Frame 1 (no input): blank canvas, image omitted
Frame 60 (no input): blank canvas, image omitted
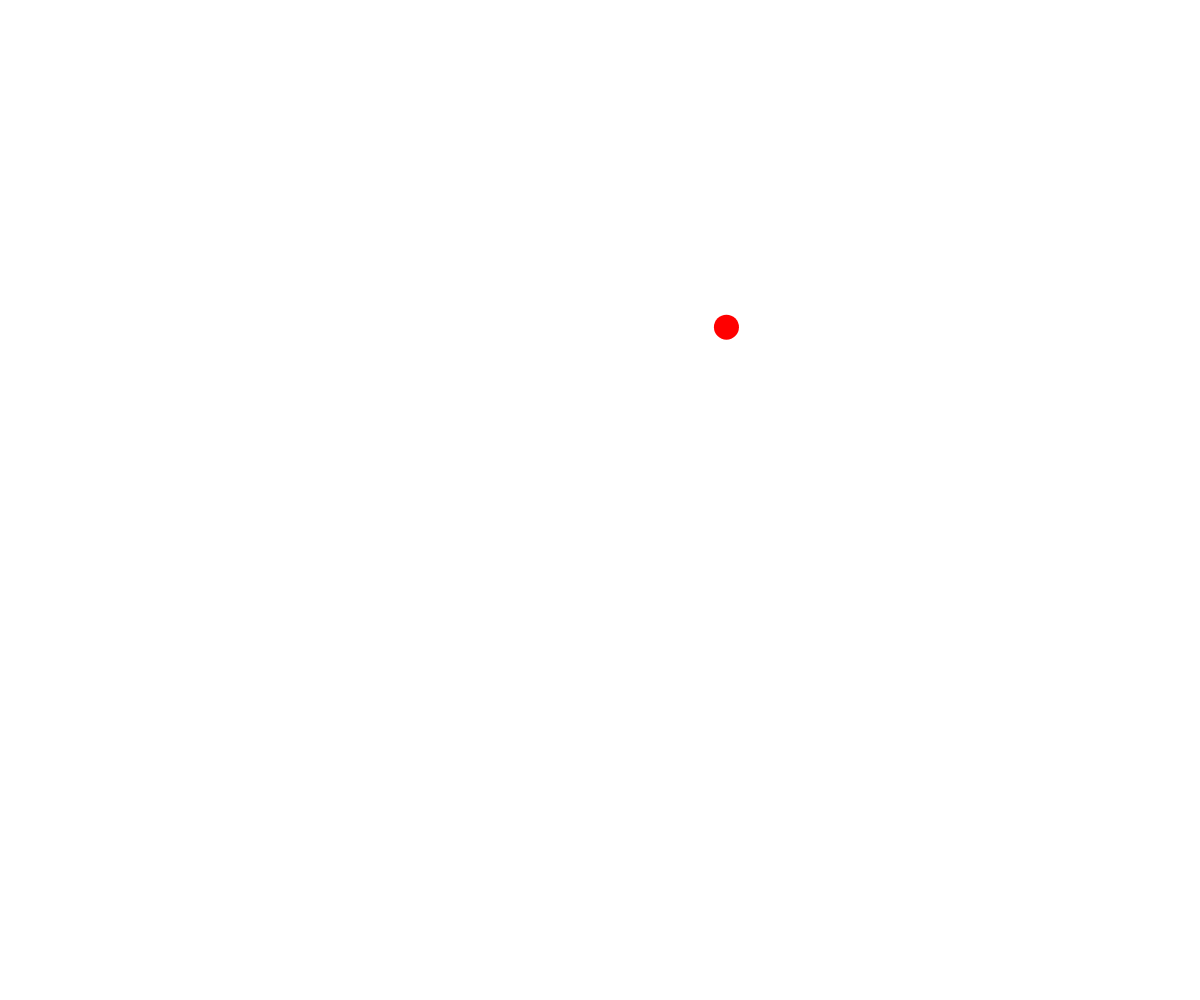
Frame 120 (the mouse pressed at the canvas centre since frame 60)

The p5.js sketch whose frames 1 and 60 were blank and that drew this single picture after the mouse press (run headless with seeded random() and noise() and a simulated clock; from frame 60 on, the mouse is pressed at the canvas centre):

// p5.js sketch
// ── sketch.js
var balls = [];
var count = 0;
var maxBounce = 5;

function setup() {
  createCanvas(windowWidth, windowHeight);
  // frameRate(20);
}

function draw() {
  colorMode(RGB);
  background(255);
  for(var i = 0; i < balls.length; i = i + 1) {
    balls[i].display();
  }
  if(balls.length > 1) {
    for(var i = 0; i < balls.length; i = i + 1) {
      for(var j = i + 1; j < balls.length; j = j + 1) {
        var dist = distance(balls[i], balls[j]);
        var radii = balls[i].bigness/2 + balls[j].bigness/2;
        if(dist < radii) {
          balls[i].reverse();
          balls[j].reverse();
          console.log("Overlap");
        }
      }
    }
  }
}

function mousePressed() {
  var burstSize = 1;
  for(var i = 0; i < burstSize; i=i+1) {
    var bigness = 25;
    // var hue = random(0, 360);
    var hue = (floor(count++/burstSize) * 30) % 360;
    var x = mouseX;
    var y = mouseY;
    var vX = random(-5, 5);
    var vY = random(-5, 5);
    // var vX = 5*cos(radians(i));
    // var vX = 5*cos(radians(i * 360 / burstSize));
    // var vY = 5*sin(radians(i * 360 / burstSize));
    balls.push(new Ball(bigness, hue, x, y, vX, vY));
  }
}

function Ball(Bigness, Hue, X, Y, vX, vY) {
  //Properties
  this.bigness = Bigness;
  this.hue = Hue;
  this.position = createVector(X, Y);
  this.velocity = createVector(vX, vY);
  this.bounceCount = 0;

  //Functions
  this.display = function() {
    colorMode(HSB);
    noStroke();
    fill(this.hue, 100, 100);
    // console.log(this.velocity);
    ellipse(this.position.x, this.position.y, this.bigness);

    // var index = balls.indexOf(this);
    // if(index < balls.length -1) {
    //   stroke(100, 100, 0);
    //   line(this.position.x, this.position.y, balls[index+1].position.x, balls[index+1].position.y);
    // }

    this.move();
  };
  this.move = function() {
    this.position.add(this.velocity);

    if(this.position.x > width - this.bigness/2) {
      this.velocity.x = this.velocity.x * -1;
      this.position.x = width - this.bigness/2;
      this.bounceCount++;
    }

    if(this.position.x < this.bigness/2) {
      this.velocity.x = this.velocity.x * -1;
      this.position.x = this.bigness/2;
      this.bounceCount++;
    }

    if(this.position.y > height - this.bigness/2) {
      this.velocity.y = this.velocity.y * -1;
      this.position.y = height - this.bigness/2;
      this.bounceCount++;
    }

    if(this.position.y < this.bigness/2) {
      this.velocity.y = this.velocity.y * -1;
      this.position.y = this.bigness/2;
      this.bounceCount++;
    }

    if(this.bounceCount > maxBounce) {
      var index = balls.indexOf(this);
      balls.splice(index, 1);
    } 
  };

  this.reverse = function() {
    this.velocity.mult(-1);
  }
}

function distance(b1, b2) {
  var dx = b1.position.x - b2.position.x;
  var dy = b1.position.y - b2.position.y;
  var dist = sqrt(sq(dx) + sq(dy));
  return dist;
}
